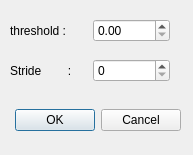
<?xml version="1.0" encoding="UTF-8"?>
<ui version="4.0">
 <class>settingDialog</class>
 <widget class="QDialog" name="settingDialog">
  <property name="geometry">
   <rect>
    <x>0</x>
    <y>0</y>
    <width>193</width>
    <height>155</height>
   </rect>
  </property>
  <property name="windowTitle">
   <string>Dialog</string>
  </property>
  <widget class="QDialogButtonBox" name="buttonBox">
   <property name="geometry">
    <rect>
     <x>10</x>
     <y>100</y>
     <width>171</width>
     <height>41</height>
    </rect>
   </property>
   <property name="orientation">
    <enum>Qt::Horizontal</enum>
   </property>
   <property name="standardButtons">
    <set>QDialogButtonBox::Cancel|QDialogButtonBox::Ok</set>
   </property>
  </widget>
  <widget class="QWidget" name="horizontalLayoutWidget">
   <property name="geometry">
    <rect>
     <x>10</x>
     <y>50</y>
     <width>160</width>
     <height>41</height>
    </rect>
   </property>
   <layout class="QHBoxLayout" name="horizontalLayout">
    <item>
     <widget class="QLabel" name="label">
      <property name="text">
       <string>Stride        :</string>
      </property>
     </widget>
    </item>
    <item>
     <widget class="QSpinBox" name="spinBox"/>
    </item>
   </layout>
  </widget>
  <widget class="QWidget" name="horizontalLayoutWidget_2">
   <property name="geometry">
    <rect>
     <x>10</x>
     <y>10</y>
     <width>160</width>
     <height>41</height>
    </rect>
   </property>
   <layout class="QHBoxLayout" name="horizontalLayout_2">
    <item>
     <widget class="QLabel" name="label_2">
      <property name="text">
       <string>threshold :</string>
      </property>
     </widget>
    </item>
    <item>
     <widget class="QDoubleSpinBox" name="doubleSpinBox"/>
    </item>
   </layout>
  </widget>
 </widget>
 <resources/>
 <connections/>
</ui>
